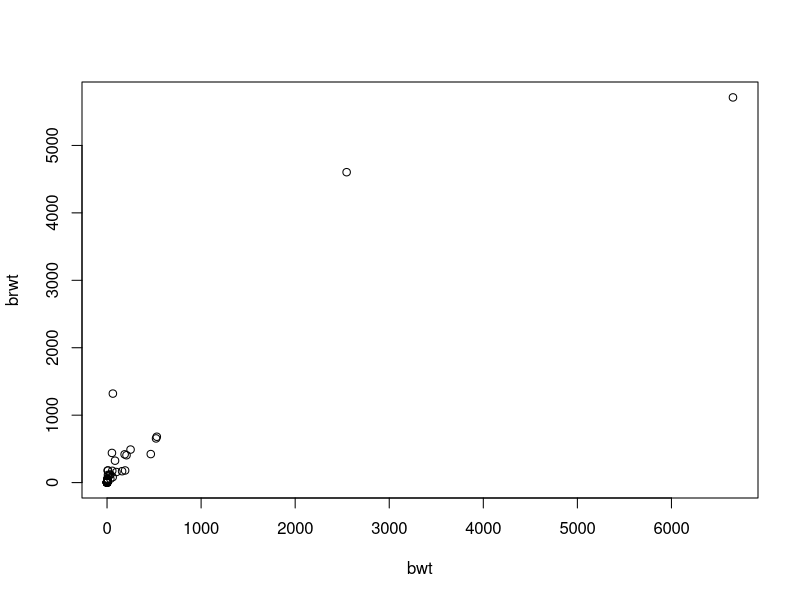
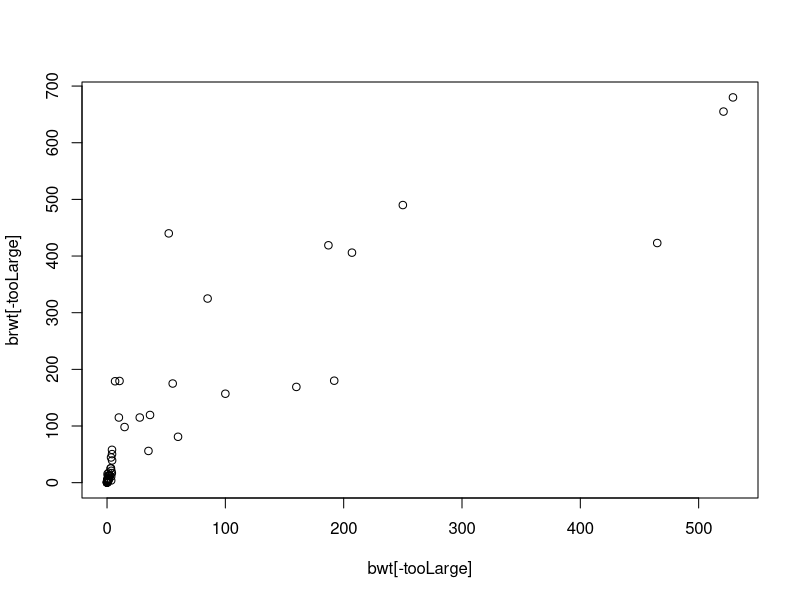
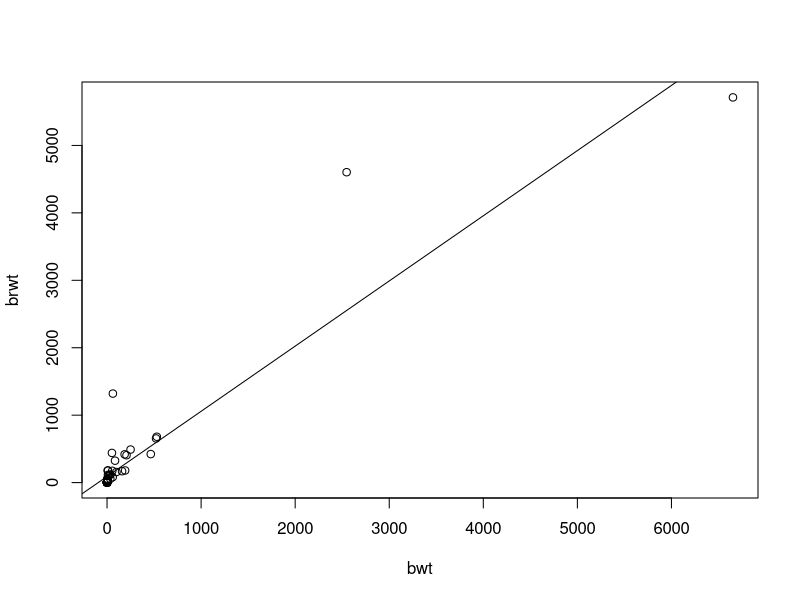

Source code (R) for these figures, in order:
setwd("~/Documents/RStudio/TMS150 - Stochastic Data Processing/AssignmentA1")

# Response variable y = brwt = brain weight
# Covariate x = bwt = body weight

# Exercise 1 ----
sleeptab <- read.table('sleeptab.dat',header=TRUE) # loads the dataset
# the option header = TRUE tells R that the first row
# contains the variables names
attach(sleeptab) # this way you can access the variables by name
# Inspect the data:
head(sleeptab)

# 1.1
#png("figures/Ex1_1.png")
plot(bwt, brwt)
#dev.off()

# 1.2
tooLarge <- which(brwt>1000)
Species_of_animal[tooLarge]
# "Africanelephant" "Asianelephant" "Man"
brwt[tooLarge]
# 5712 4603 1320

#png("figures/Ex1_2.png")
plot(bwt[-tooLarge], brwt[-tooLarge])
#dev.off()
# Very linear for the smallest values, but less so for the largest.
# An increase in body weight does seem to increase the brain weight.

# 1.3 
# Linear fit by hand
# x = bwt
# y = brwt

# slope b1, formula from p 5 in recaplinear.pdf
b1 = sum((bwt-mean(bwt))*brwt) / sum((bwt-mean(bwt))^2)
#    sum( xi - mean(x)  * yi ) / sum((xi -mean( x ))^2)

# intercept b0
b0 = mean(brwt) - b1*mean(bwt)
#    mean( y  ) - b1*mean( x )

# Linear fit by 'lm'
sleepModel <- lm(brwt~bwt)
summary(sleepModel)
plot(bwt, brwt)
abline(sleepModel)

cat("Manual calc: \n", b0, b1,
    "\nUsing ´lm´:\n", sleepModel$coefficients)
# We get the same result when doing it manually and using the function, 
# which is good! 
# BUT using the function seems exponentially easier the more variables you have


# 1.4 
# The value b1 represent the slope, so an increase of 1 kg body weight correlate
# with an increase of 0.97 g brwt. This means that an 100 kg increase in body
# weight would lead, in average, to a 96 grams increase of brain weight.

# Exercise 2 ----





